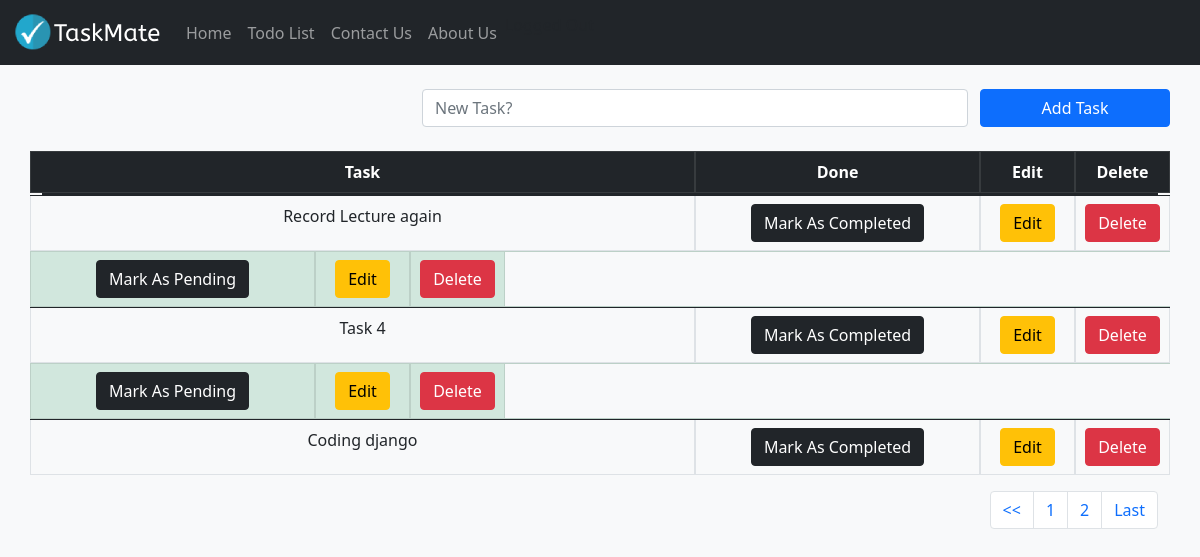
/todolist/, run on the app's committed database.
### todolist_app/models.py (models this page shows, shortened)
class TaskList(models.Model):
    task = models.CharField(max_length=300)
    done = models.BooleanField(default=False)

### todolist_app/views.py (the view)
# urls.py: path("todolist/", include("todolist_app.urls")),
def todolist(request):
    if request.method == "POST":
        form = TaskForm(request.POST or None)
        if form.is_valid():
            form.save()
        messages.success(request, ("New Task Added!"))
        return redirect("todolist")
    else:
        all_tasks = TaskList.objects.all()
        paginator = Paginator(all_tasks, 5)  # using page of 5
        page = request.GET.get("page")
        all_tasks = paginator.get_page(page)
        return render(request, "todolist.html", {"all_tasks": all_tasks})

### todolist_app/templates/todolist.html (shortened to what this page needs)
{% extends 'base.html' %}
{% block content %}
<div class="container">
  <br>
  <form method="POST" class="row">
    <label class="col-4"></label>
    <div class="col-6">
      <input type="text" class="form-control" name="task" placeholder="New Task?">
    </div>
    <button type="submit" class="btn btn-primary col-2">Add Task</button>
  </form>
  <br>
  <table class="table table-bordered text-center">
    <thead class="table-dark">
      <tr class="row">
        <th class="col-7">Task</th>
        <th class="col-3">Done</th>
        <th class="col-1">Edit</th>
        <th class="col-1">Delete</th>
      </tr>
    </thead>
    <tbody>
      {% if all_tasks %}
      {% for obj in all_tasks %}
      {% if obj.done %}
      <tr class="table-success row">
        <td class="col-3"><a href="{% url 'pending_task' obj.id %}"><button type="button" class="btn btn-dark">Mark As Pending</button></a></td>
        <td class="col-1"><a href="{% url 'edit_task' obj.id %}"><button type="button" class="btn btn-warning">Edit</button></a></td>
        <td class="col-1"><a href="{% url 'delete_task' obj.id %}"><button type="button" class="btn btn-danger">Delete</button></a></td>
      </tr>
      {% else %}
      <tr class="row">
        <td class="col-7">{{ obj.task }}</td>
        <td class="col-3"><a href="{% url 'complete_task' obj.id %}"><button type="button" class="btn btn-dark">Mark As Completed</button></a></td>
        <td class="col-1"><a href="{% url 'edit_task' obj.id %}"><button type="button" class="btn btn-warning">Edit</button></a></td>
        <td class="col-1"><a href="{% url 'delete_task' obj.id %}"><button type="button" class="btn btn-danger">Delete</button></a></td>
      </tr>
      {% endif %}
      {% endfor %}
      {% endif %}
    </tbody>
  </table>
  <nav aria-label="Page navigation example">
    <ul class="pagination justify-content-end">
      <li class="page-item">
        <a class="page-link" href="?page=1"><<</a>
      </li>
      <li class="page-item"><a class="page-link" href="?page={{all_tasks.number}}">{{all_tasks.number}}</a></li>
      {% if all_tasks.has_next %}
        <li class="page-item">
          <a class="page-link" href="?page={{all_tasks.next_page_number}}">{{all_tasks.next_page_number}}</a>
        </li>
      {% endif %}
      <li class="page-item">
        <a class="page-link" href="?page={{ all_tasks.paginator.num_pages }}">Last</a>
      </li>
    </ul>
  </nav>
</div>
{% endblock content %}

### data on the page
TaskList: task "Record Lecture again"
TaskList: done "Mark As Pending"
TaskList: task "Task 4"
TaskList: done "Mark As Pending"
TaskList: task "Coding django"

### other printed values
{{ all_tasks.number }} "1"
{{ all_tasks.next_page_number }} "2"
